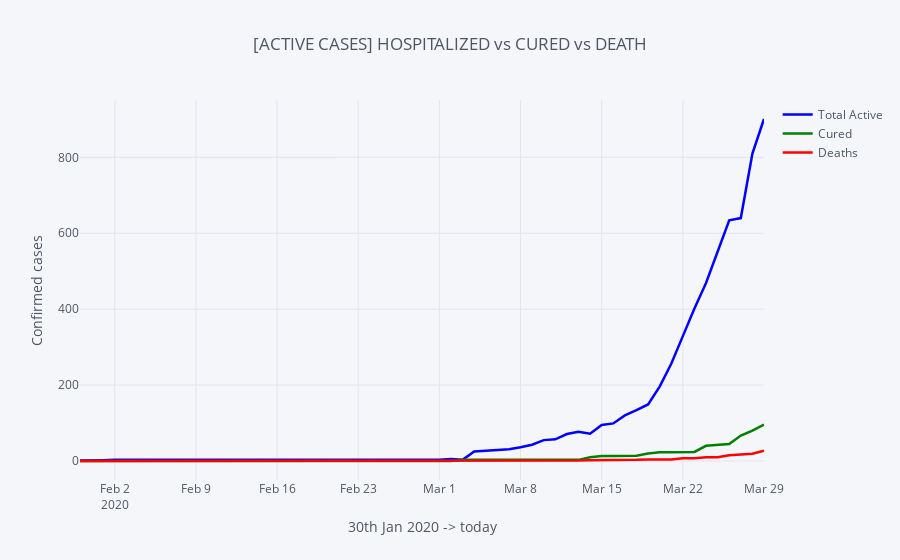

The notebook cell this image was saved under:
### Code cell
india[['Total Active','Cured','Deaths']].iplot(title='[ACTIVE CASES]\nHOSPITALIZED vs CURED vs DEATH',
                                      colors={'Total Active':'blue','Cured':'green','Deaths':'red'}, width=2.5
                                              ,xTitle='30th Jan 2020 -> today', yTitle='Confirmed cases')

### Figure 1 — Plotly figure (JSON) as saved in the notebook; plotly's stock layout.template omitted (floating-point values rounded to 4 significant figures)
{"data": [{"line": {"color": "blue", "dash": "solid", "shape": "linear", "width": 2.5}, "mode": "lines", "name": "Total Active", "text": "", "type": "scatter", "uid": "4374f110-61a9-4294-9550-6ce008793e7f", "x": ["2020-01-30", "2020-01-31", "2020-02-01", "2020-02-02", "2020-02-03", "2020-02-04", "2020-02-05", "2020-02-06", "2020-02-07", "2020-02-08", "2020-02-09", "2020-02-10", "2020-02-11", "2020-02-12", "2020-02-13", "2020-02-14", "2020-02-15", "2020-02-16", "2020-02-17", "2020-02-18", "2020-02-19", "2020-02-20", "2020-02-21", "2020-02-22", "2020-02-23", "2020-02-24", "2020-02-25", "2020-02-26", "2020-02-27", "2020-02-28", "2020-02-29", "2020-03-01", "2020-03-02", "2020-03-03", "2020-03-04", "2020-03-05", "2020-03-06", "2020-03-07", "2020-03-08", "2020-03-09", "2020-03-10", "2020-03-11", "2020-03-12", "2020-03-13", "2020-03-14", "2020-03-15", "2020-03-16", "2020-03-17", "2020-03-18", "2020-03-19", "2020-03-20", "2020-03-21", "2020-03-22", "2020-03-23", "2020-03-24", "2020-03-25", "2020-03-26", "2020-03-27", "2020-03-28", "2020-03-29"], "y": [1, 1, 2, 3, 3, 3, 3, 3, 3, 3, 3, 3, 3, 3, 3, 3, 3, 3, 3, 3, 3, 3, 3, 3, 3, 3, 3, 3, 3, 3, 3, 3, 5, 3, 25, 27, 28, 31, 36, 43, 55, 57, 71, 77, 72, 95, 99, 120, 134, 149, 196, 256, 329, 402, 469, 553, 634, 640, 810, 901]}, {"line": {"color": "green", "dash": "solid", "shape": "linear", "width": 2.5}, "mode": "lines", "name": "Cured", "text": "", "type": "scatter", "uid": "cc660740-09e2-4617-aef0-3422a4b56d22", "x": ["2020-01-30", "2020-01-31", "2020-02-01", "2020-02-02", "2020-02-03", "2020-02-04", "2020-02-05", "2020-02-06", "2020-02-07", "2020-02-08", "2020-02-09", "2020-02-10", "2020-02-11", "2020-02-12", "2020-02-13", "2020-02-14", "2020-02-15", "2020-02-16", "2020-02-17", "2020-02-18", "2020-02-19", "2020-02-20", "2020-02-21", "2020-02-22", "2020-02-23", "2020-02-24", "2020-02-25", "2020-02-26", "2020-02-27", "2020-02-28", "2020-02-29", "2020-03-01", "2020-03-02", "2020-03-03", "2020-03-04", "2020-03-05", "2020-03-06", "2020-03-07", "2020-03-08", "2020-03-09", "2020-03-10", "2020-03-11", "2020-03-12", "2020-03-13", "2020-03-14", "2020-03-15", "2020-03-16", "2020-03-17", "2020-03-18", "2020-03-19", "2020-03-20", "2020-03-21", "2020-03-22", "2020-03-23", "2020-03-24", "2020-03-25", "2020-03-26", "2020-03-27", "2020-03-28", "2020-03-29"], "y": [0, 0, 0, 0, 0, 0, 0, 0, 0, 0, 0, 0, 0, 0, 0, 0, 0, 0, 0, 0, 0, 0, 0, 0, 0, 0, 0, 0, 0, 0, 0, 0, 0, 3, 3, 3, 3, 3, 3, 3, 3, 3, 3, 3, 10, 13, 13, 14, 14, 20, 23, 23, 24, 24, 40, 43, 45, 67, 80, 96]}, {"line": {"color": "red", "dash": "solid", "shape": "linear", "width": 2.5}, "mode": "lines", "name": "Deaths", "text": "", "type": "scatter", "uid": "2384f049-b7b2-4d56-9381-9607f3b316f8", "x": ["2020-01-30", "2020-01-31", "2020-02-01", "2020-02-02", "2020-02-03", "2020-02-04", "2020-02-05", "2020-02-06", "2020-02-07", "2020-02-08", "2020-02-09", "2020-02-10", "2020-02-11", "2020-02-12", "2020-02-13", "2020-02-14", "2020-02-15", "2020-02-16", "2020-02-17", "2020-02-18", "2020-02-19", "2020-02-20", "2020-02-21", "2020-02-22", "2020-02-23", "2020-02-24", "2020-02-25", "2020-02-26", "2020-02-27", "2020-02-28", "2020-02-29", "2020-03-01", "2020-03-02", "2020-03-03", "2020-03-04", "2020-03-05", "2020-03-06", "2020-03-07", "2020-03-08", "2020-03-09", "2020-03-10", "2020-03-11", "2020-03-12", "2020-03-13", "2020-03-14", "2020-03-15", "2020-03-16", "2020-03-17", "2020-03-18", "2020-03-19", "2020-03-20", "2020-03-21", "2020-03-22", "2020-03-23", "2020-03-24", "2020-03-25", "2020-03-26", "2020-03-27", "2020-03-28", "2020-03-29"], "y": [0, 0, 0, 0, 0, 0, 0, 0, 0, 0, 0, 0, 0, 0, 0, 0, 0, 0, 0, 0, 0, 0, 0, 0, 0, 0, 0, 0, 0, 0, 0, 0, 0, 0, 0, 0, 0, 0, 0, 0, 0, 0, 0, 1, 2, 2, 2, 3, 3, 4, 4, 4, 7, 7, 10, 10, 15, 17, 19, 27]}], "layout": {"legend": {"bgcolor": "#F5F6F9", "font": {"color": "#4D5663"}}, "paper_bgcolor": "#F5F6F9", "plot_bgcolor": "#F5F6F9", "title": {"font": {"color": "#4D5663"}, "text": "[ACTIVE CASES]\nHOSPITALIZED vs CURED vs DEATH"}, "xaxis": {"gridcolor": "#E1E5ED", "showgrid": true, "tickfont": {"color": "#4D5663"}, "title": {"font": {"color": "#4D5663"}, "text": "30th Jan 2020 -> today"}, "zerolinecolor": "#E1E5ED"}, "yaxis": {"gridcolor": "#E1E5ED", "showgrid": true, "tickfont": {"color": "#4D5663"}, "title": {"font": {"color": "#4D5663"}, "text": "Confirmed cases"}, "zerolinecolor": "#E1E5ED"}}}
